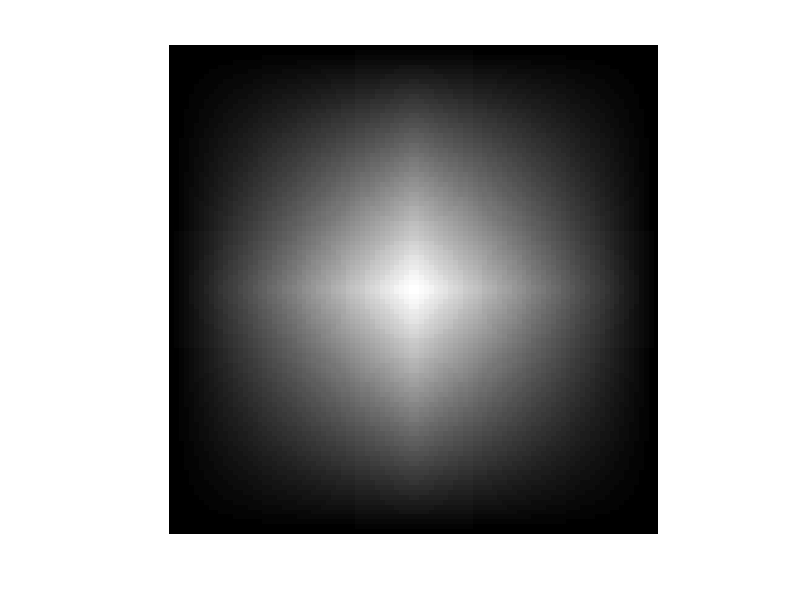

The MATLAB script that drew this image:
L1 = [0:(1 / 49):1];
L1 = L1' * L1; % 1 bottom right
L2 = flipud(L1); % 1 upper right
LLEFT = vertcat(L1, L2); % concatenate vertically
LRIGHT = fliplr(LLEFT); % reflection relative to the cols (Y axis)
LOUT = horzcat(LLEFT, LRIGHT); % concatenate horizontally
figure
imshow(LOUT, 'InitialMagnification', 'fit')